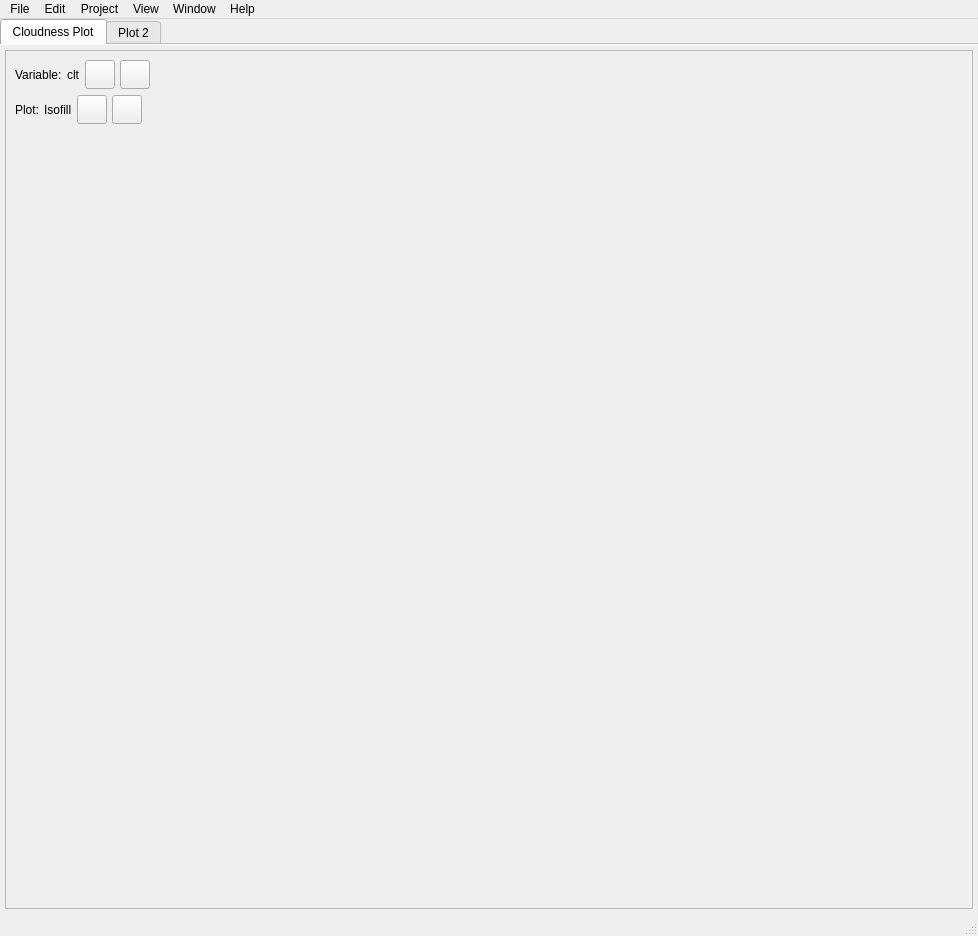
<?xml version="1.0" encoding="UTF-8"?>
<ui version="4.0">
 <class>MainWindow</class>
 <widget class="QMainWindow" name="MainWindow">
  <property name="geometry">
   <rect>
    <x>0</x>
    <y>0</y>
    <width>978</width>
    <height>936</height>
   </rect>
  </property>
  <property name="windowTitle">
   <string>UV-CDAT</string>
  </property>
  <widget class="QWidget" name="centralwidget">
   <layout class="QVBoxLayout" name="verticalLayout_2">
    <property name="spacing">
     <number>0</number>
    </property>
    <property name="margin">
     <number>0</number>
    </property>
    <item>
     <widget class="QTabWidget" name="tabwidget">
      <property name="currentIndex">
       <number>0</number>
      </property>
      <property name="documentMode">
       <bool>true</bool>
      </property>
      <widget class="QWidget" name="tab1">
       <attribute name="title">
        <string>Cloudness Plot</string>
       </attribute>
       <layout class="QVBoxLayout" name="verticalLayout_4">
        <property name="margin">
         <number>5</number>
        </property>
        <item>
         <widget class="QFrame" name="frame">
          <property name="frameShape">
           <enum>QFrame::StyledPanel</enum>
          </property>
          <property name="frameShadow">
           <enum>QFrame::Raised</enum>
          </property>
          <layout class="QVBoxLayout" name="verticalLayout_3">
           <item>
            <layout class="QHBoxLayout" name="horizontalLayout">
             <property name="spacing">
              <number>5</number>
             </property>
             <item>
              <widget class="QLabel" name="label_2">
               <property name="text">
                <string>Variable:</string>
               </property>
              </widget>
             </item>
             <item>
              <widget class="QLabel" name="lblVar">
               <property name="text">
                <string>clt</string>
               </property>
              </widget>
             </item>
             <item>
              <widget class="QToolButton" name="tbVarInfo">
               <property name="autoFillBackground">
                <bool>true</bool>
               </property>
               <property name="text">
                <string/>
               </property>
               <property name="icon">
                <iconset resource="uvcdat.qrc">
                 <normaloff>:/icons/resources/icons/info.png</normaloff>:/icons/resources/icons/info.png</iconset>
               </property>
               <property name="iconSize">
                <size>
                 <width>22</width>
                 <height>22</height>
                </size>
               </property>
              </widget>
             </item>
             <item>
              <widget class="QToolButton" name="tbVarDelete">
               <property name="autoFillBackground">
                <bool>true</bool>
               </property>
               <property name="text">
                <string/>
               </property>
               <property name="icon">
                <iconset resource="uvcdat.qrc">
                 <normaloff>:/icons/resources/icons/delete.png</normaloff>:/icons/resources/icons/delete.png</iconset>
               </property>
               <property name="iconSize">
                <size>
                 <width>22</width>
                 <height>22</height>
                </size>
               </property>
              </widget>
             </item>
             <item>
              <spacer name="horizontalSpacer_2">
               <property name="orientation">
                <enum>Qt::Horizontal</enum>
               </property>
               <property name="sizeHint" stdset="0">
                <size>
                 <width>40</width>
                 <height>20</height>
                </size>
               </property>
              </spacer>
             </item>
            </layout>
           </item>
           <item>
            <layout class="QHBoxLayout" name="horizontalLayout_2">
             <property name="spacing">
              <number>5</number>
             </property>
             <item>
              <widget class="QLabel" name="label_3">
               <property name="text">
                <string>Plot:</string>
               </property>
              </widget>
             </item>
             <item>
              <widget class="QLabel" name="lblPlot">
               <property name="text">
                <string>Isofill</string>
               </property>
              </widget>
             </item>
             <item>
              <widget class="QToolButton" name="tbPlotInfo">
               <property name="autoFillBackground">
                <bool>true</bool>
               </property>
               <property name="text">
                <string/>
               </property>
               <property name="icon">
                <iconset resource="uvcdat.qrc">
                 <normaloff>:/icons/resources/icons/info.png</normaloff>:/icons/resources/icons/info.png</iconset>
               </property>
               <property name="iconSize">
                <size>
                 <width>22</width>
                 <height>22</height>
                </size>
               </property>
              </widget>
             </item>
             <item>
              <widget class="QToolButton" name="tbPlotDelete">
               <property name="autoFillBackground">
                <bool>true</bool>
               </property>
               <property name="text">
                <string/>
               </property>
               <property name="icon">
                <iconset resource="uvcdat.qrc">
                 <normaloff>:/icons/resources/icons/delete.png</normaloff>:/icons/resources/icons/delete.png</iconset>
               </property>
               <property name="iconSize">
                <size>
                 <width>22</width>
                 <height>22</height>
                </size>
               </property>
              </widget>
             </item>
             <item>
              <spacer name="horizontalSpacer">
               <property name="orientation">
                <enum>Qt::Horizontal</enum>
               </property>
               <property name="sizeHint" stdset="0">
                <size>
                 <width>40</width>
                 <height>20</height>
                </size>
               </property>
              </spacer>
             </item>
            </layout>
           </item>
           <item>
            <widget class="QLabel" name="label_6">
             <property name="sizePolicy">
              <sizepolicy hsizetype="Expanding" vsizetype="Expanding">
               <horstretch>0</horstretch>
               <verstretch>0</verstretch>
              </sizepolicy>
             </property>
             <property name="minimumSize">
              <size>
               <width>100</width>
               <height>100</height>
              </size>
             </property>
             <property name="text">
              <string/>
             </property>
             <property name="pixmap">
              <pixmap resource="uvcdat.qrc">:/images/resources/images/clt_isofill.png</pixmap>
             </property>
             <property name="scaledContents">
              <bool>true</bool>
             </property>
            </widget>
           </item>
          </layout>
         </widget>
        </item>
       </layout>
      </widget>
      <widget class="QWidget" name="tab2">
       <attribute name="title">
        <string>Plot 2</string>
       </attribute>
       <layout class="QVBoxLayout" name="verticalLayout">
        <property name="margin">
         <number>5</number>
        </property>
        <item>
         <widget class="QFrame" name="frame_2">
          <property name="frameShape">
           <enum>QFrame::StyledPanel</enum>
          </property>
          <property name="frameShadow">
           <enum>QFrame::Raised</enum>
          </property>
          <layout class="QVBoxLayout" name="verticalLayout_5">
           <property name="spacing">
            <number>0</number>
           </property>
           <property name="margin">
            <number>0</number>
           </property>
           <item>
            <layout class="QHBoxLayout" name="horizontalLayout_3">
             <property name="spacing">
              <number>5</number>
             </property>
             <item>
              <widget class="QLabel" name="label_4">
               <property name="text">
                <string>Variable:</string>
               </property>
              </widget>
             </item>
             <item>
              <widget class="QLabel" name="lblVar_2">
               <property name="text">
                <string/>
               </property>
              </widget>
             </item>
             <item>
              <widget class="QToolButton" name="tbVarInfo_2">
               <property name="autoFillBackground">
                <bool>true</bool>
               </property>
               <property name="text">
                <string/>
               </property>
               <property name="icon">
                <iconset resource="uvcdat.qrc">
                 <normaloff>:/icons/resources/icons/edit_add.png</normaloff>:/icons/resources/icons/edit_add.png</iconset>
               </property>
               <property name="iconSize">
                <size>
                 <width>22</width>
                 <height>22</height>
                </size>
               </property>
              </widget>
             </item>
             <item>
              <widget class="QToolButton" name="tbVarDelete_2">
               <property name="enabled">
                <bool>false</bool>
               </property>
               <property name="autoFillBackground">
                <bool>true</bool>
               </property>
               <property name="text">
                <string/>
               </property>
               <property name="icon">
                <iconset resource="uvcdat.qrc">
                 <normaloff>:/icons/resources/icons/delete.png</normaloff>:/icons/resources/icons/delete.png</iconset>
               </property>
               <property name="iconSize">
                <size>
                 <width>22</width>
                 <height>22</height>
                </size>
               </property>
              </widget>
             </item>
             <item>
              <spacer name="horizontalSpacer_3">
               <property name="orientation">
                <enum>Qt::Horizontal</enum>
               </property>
               <property name="sizeHint" stdset="0">
                <size>
                 <width>40</width>
                 <height>20</height>
                </size>
               </property>
              </spacer>
             </item>
            </layout>
           </item>
           <item>
            <layout class="QHBoxLayout" name="horizontalLayout_4">
             <property name="spacing">
              <number>5</number>
             </property>
             <item>
              <widget class="QLabel" name="label_5">
               <property name="text">
                <string>Plot:</string>
               </property>
              </widget>
             </item>
             <item>
              <widget class="QLabel" name="lblPlot_2">
               <property name="text">
                <string/>
               </property>
              </widget>
             </item>
             <item>
              <widget class="QToolButton" name="tbPlotInfo_2">
               <property name="autoFillBackground">
                <bool>true</bool>
               </property>
               <property name="text">
                <string/>
               </property>
               <property name="icon">
                <iconset resource="uvcdat.qrc">
                 <normaloff>:/icons/resources/icons/edit_add.png</normaloff>:/icons/resources/icons/edit_add.png</iconset>
               </property>
               <property name="iconSize">
                <size>
                 <width>22</width>
                 <height>22</height>
                </size>
               </property>
              </widget>
             </item>
             <item>
              <widget class="QToolButton" name="tbPlotDelete_2">
               <property name="enabled">
                <bool>false</bool>
               </property>
               <property name="autoFillBackground">
                <bool>true</bool>
               </property>
               <property name="text">
                <string/>
               </property>
               <property name="icon">
                <iconset resource="uvcdat.qrc">
                 <normaloff>:/icons/resources/icons/delete.png</normaloff>:/icons/resources/icons/delete.png</iconset>
               </property>
               <property name="iconSize">
                <size>
                 <width>22</width>
                 <height>22</height>
                </size>
               </property>
              </widget>
             </item>
             <item>
              <spacer name="horizontalSpacer_4">
               <property name="orientation">
                <enum>Qt::Horizontal</enum>
               </property>
               <property name="sizeHint" stdset="0">
                <size>
                 <width>40</width>
                 <height>20</height>
                </size>
               </property>
              </spacer>
             </item>
            </layout>
           </item>
          </layout>
         </widget>
        </item>
        <item>
         <widget class="QLabel" name="label">
          <property name="font">
           <font>
            <italic>true</italic>
           </font>
          </property>
          <property name="text">
           <string>Drag a Variable and a Plot Type to start or use the buttons above</string>
          </property>
         </widget>
        </item>
        <item>
         <spacer name="verticalSpacer_2">
          <property name="orientation">
           <enum>Qt::Vertical</enum>
          </property>
          <property name="sizeHint" stdset="0">
           <size>
            <width>20</width>
            <height>747</height>
           </size>
          </property>
         </spacer>
        </item>
       </layout>
      </widget>
     </widget>
    </item>
   </layout>
  </widget>
  <widget class="QMenuBar" name="menubar">
   <property name="geometry">
    <rect>
     <x>0</x>
     <y>0</y>
     <width>978</width>
     <height>22</height>
    </rect>
   </property>
   <widget class="QMenu" name="menuFile">
    <property name="title">
     <string>File</string>
    </property>
    <addaction name="actionNew"/>
    <addaction name="actionOpen"/>
    <addaction name="separator"/>
    <addaction name="actionExit"/>
   </widget>
   <widget class="QMenu" name="menuEdit">
    <property name="title">
     <string>Edit</string>
    </property>
   </widget>
   <widget class="QMenu" name="menuProject">
    <property name="title">
     <string>Project</string>
    </property>
   </widget>
   <widget class="QMenu" name="menuView">
    <property name="title">
     <string>View</string>
    </property>
   </widget>
   <widget class="QMenu" name="menuWindow">
    <property name="title">
     <string>Window</string>
    </property>
   </widget>
   <widget class="QMenu" name="menuHelp">
    <property name="title">
     <string>Help</string>
    </property>
   </widget>
   <addaction name="menuFile"/>
   <addaction name="menuEdit"/>
   <addaction name="menuProject"/>
   <addaction name="menuView"/>
   <addaction name="menuWindow"/>
   <addaction name="menuHelp"/>
  </widget>
  <widget class="QStatusBar" name="statusbar"/>
  <action name="actionNew">
   <property name="text">
    <string>New</string>
   </property>
  </action>
  <action name="actionOpen">
   <property name="text">
    <string>Open</string>
   </property>
  </action>
  <action name="actionQuit">
   <property name="text">
    <string>Quit</string>
   </property>
  </action>
  <action name="actionExit">
   <property name="text">
    <string>Quit</string>
   </property>
   <property name="shortcut">
    <string>Ctrl+Q</string>
   </property>
  </action>
  <action name="actionPlot">
   <property name="checkable">
    <bool>true</bool>
   </property>
   <property name="icon">
    <iconset resource="uvcdat.qrc">
     <normaloff>:/icons/resources/icons/map-icon.png</normaloff>:/icons/resources/icons/map-icon.png</iconset>
   </property>
   <property name="text">
    <string>Plot</string>
   </property>
  </action>
  <action name="actionSource">
   <property name="checkable">
    <bool>true</bool>
   </property>
   <property name="icon">
    <iconset resource="uvcdat.qrc">
     <normaloff>:/icons/resources/icons/source.png</normaloff>:/icons/resources/icons/source.png</iconset>
   </property>
   <property name="text">
    <string>Source</string>
   </property>
  </action>
  <action name="actionWorkflow">
   <property name="checkable">
    <bool>true</bool>
   </property>
   <property name="icon">
    <iconset resource="uvcdat.qrc">
     <normaloff>:/icons/resources/icons/pipeline.png</normaloff>:/icons/resources/icons/pipeline.png</iconset>
   </property>
   <property name="text">
    <string>Workflow</string>
   </property>
  </action>
 </widget>
 <resources>
  <include location="uvcdat.qrc"/>
 </resources>
 <connections/>
</ui>
